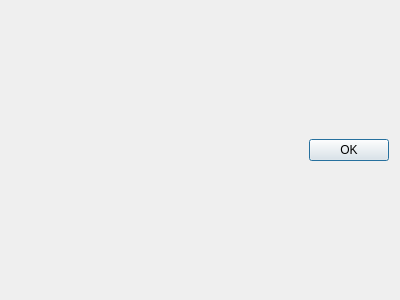
<?xml version="1.0" encoding="UTF-8"?>
<ui version="4.0">
 <class>NodeParametersDialog</class>
 <widget class="QDialog" name="NodeParametersDialog">
  <property name="geometry">
   <rect>
	<x>0</x>
	<y>0</y>
	<width>400</width>
	<height>300</height>
   </rect>
  </property>
  <property name="windowTitle">
   <string>Dialog</string>
  </property>
  <layout class="QVBoxLayout" name="verticalLayout">
   <item>
	<layout class="QGridLayout" name="gridLayout"/>
   </item>
   <item>
	<widget class="QDialogButtonBox" name="buttonBox">
	 <property name="orientation">
	  <enum>Qt::Horizontal</enum>
	 </property>
	 <property name="standardButtons">
	  <set>QDialogButtonBox::Ok</set>
	 </property>
	</widget>
   </item>
  </layout>
 </widget>
 <resources/>
 <connections>
  <connection>
   <sender>buttonBox</sender>
   <signal>accepted()</signal>
   <receiver>NodeParametersDialog</receiver>
   <slot>accept()</slot>
   <hints>
	<hint type="sourcelabel">
	 <x>248</x>
	 <y>254</y>
	</hint>
	<hint type="destinationlabel">
	 <x>157</x>
	 <y>274</y>
	</hint>
   </hints>
  </connection>
  <connection>
   <sender>buttonBox</sender>
   <signal>rejected()</signal>
   <receiver>NodeParametersDialog</receiver>
   <slot>reject()</slot>
   <hints>
	<hint type="sourcelabel">
	 <x>316</x>
	 <y>260</y>
	</hint>
	<hint type="destinationlabel">
	 <x>286</x>
	 <y>274</y>
	</hint>
   </hints>
  </connection>
 </connections>
</ui>
